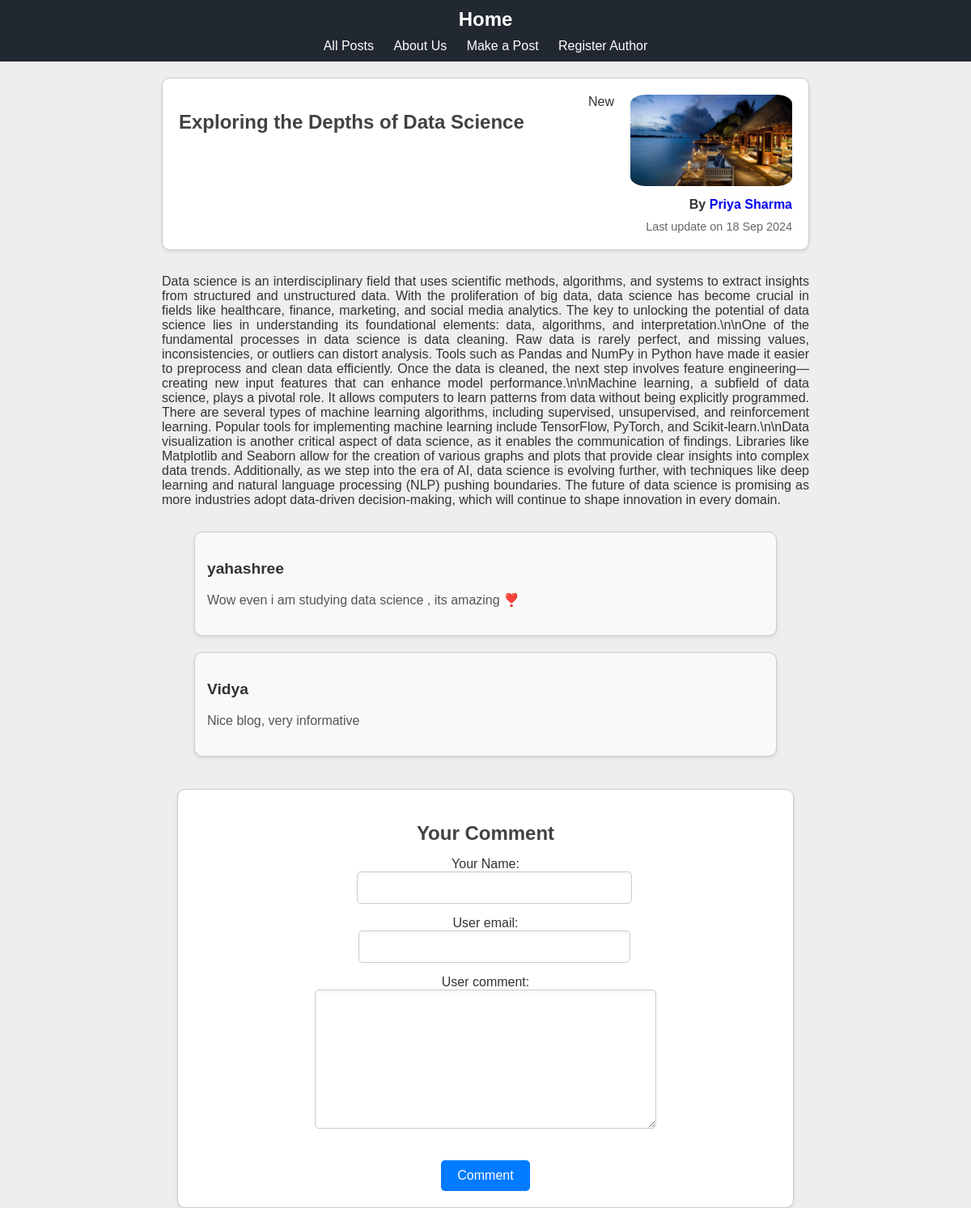
The app's page /blogs/found-love-in-the-himalayas with its own data.
### blogs/models.py (models this page shows, shortened)
class Post(models.Model):
    title = models.CharField(max_length=150)
    excerpt = models.CharField(max_length=200)
    image_name = models.ImageField(null=True,upload_to="data")
    date = models.DateField(auto_now=True)
    slug = models.SlugField(unique=True,db_index=True,default=" ",null=True)
    content = models.TextField(validators=[MinLengthValidator(10)])
    author = models.ForeignKey(Author,on_delete=models.SET_NULL,null=True)
    tags = models.ManyToManyField(Tag)

class Tag(models.Model):
    caption = models.CharField(max_length=30)

class Author(models.Model):
    first_name = models.CharField(max_length=100)
    last_name = models.CharField(max_length=100)
    email = models.EmailField()
    def __str__(self):
        return(f"{self.first_name} {self.last_name}")

class Comment(models.Model):
    user_name = models.CharField(max_length=50)
    user_email = models.EmailField(max_length=100)
    user_comment = models.TextField(validators=[MinLengthValidator(2)])
    post = models.ForeignKey(Post,on_delete=models.CASCADE,null=False)

### blogs/views.py (the view, shortened to what this page needs)
# urls.py: path("blogs/<slug:slug>",views.blog_details.as_view(),name="detailed-blog"),
class blog_details(View):
    def get(self,request,slug):
        identified_post = Post.objects.get(slug = slug)
        post_tags = identified_post.tags.all()
        form = commentForm()
        comments = identified_post.comment_set.all()
        return render(request, "blogs/detailed-post.html"
                      ,{"identified_blog":identified_post,
                                "post_tags" : post_tags
                                ,"form":form,
                                "comments":comments}
                                )

### blogs/forms.py
class commentForm(forms.ModelForm):
    class Meta():
        model = Comment
        exclude = ["post"]
        labels = {
            "user_name": "Your Name"
        }

### blogs/templates/blogs/detailed-post.html (shortened to what this page needs)
{% extends "base.html" %}
{% load static%}
{% block styles_sheet %}
    <link rel="stylesheet" href="{% static 'blogs/detailed-post.css' %}">
{%endblock%}
{% block content%}
<section id="summary">
    <h2>{{identified_blog.title}}</h2>
    <div>
        {% for tag in post_tags %}
            <span>{{tag.caption}}</span>
        {% endfor %}
    </div>
    <article>
        <img src="{{identified_blog.image_name.url}}" alt="{{identified_blog.title}}" />
        <address>By <a href="mailto: {{identified_blog.author.email}}"> {{identified_blog.author}} </a> </address>
        <div id="update">
            Last update on <time>{{identified_blog.date| date:"d M Y"}}</time>
        </div>
    </article>
</section>
<main id ="main-blog">
    <p>{{identified_blog.content|linebreaks}}</p>
</main>
<div id="user_comments">
    {% for comment in comments %}
        <div class="comment-box">
            <h3>{{comment.user_name}}</h3>
            <p>{{comment.user_comment}}</p>
        </div>
    {% endfor %}
</div>
<section id="comments-section">
    <h2>Your Comment</h2>
    <form method="post",action="{% url "detailed-blog" identified_blog.slug %}" >
        {{form}}
        <button>Comment</button>
    </form>
</section>
{%endblock%}

### templates/base.html (shortened to what this page needs)
<!DOCTYPE html>
{% load static %}
<html>
    <head>
        <link rel="stylesheet" href="{% static 'app.css' %}">
        {%block styles_sheet %} {%endblock%}
    </head>
    <body>
        <header id="main-navigation">
            <h1>
                <a href="{% url "starting-page" %}">Home</a>
            </h1>
            <nav>
                <a href="{% url "all-blogs" %}">All Posts</a>
                <a href="{% url "about-us" %}">About Us</a>
                <a href="{% url "add_post" %}">Make a Post</a>
                <a href="{% url "add_author" %}">Register Author</a>
            </nav>
        </header>
        {%block content%} {%endblock%}
    </body>
</html>

### static/app.css (style rules this page uses)
body, html { margin: 0; padding: 0; font-family: Arial, sans-serif; background-color: #eeeeee; color: #333; }
header { background-color: #f0f0f0; color: #FFF; padding: 10px 20px; }
h1,h2 { color: #424242; }
#main-navigation { background-color: #222831; color: #fff; padding: 10px 20px; text-align: center; }
#main-navigation h1 { margin: 0; font-size: 24px; }
#main-navigation a { color: #fff; text-decoration: none; margin: 0 10px; }
nav { margin-top: 10px; }
a { text-decoration: none; }

### blogs/static/blogs/detailed-post.css (style rules this page uses)
#summary { margin-left: 200px; margin-right: 200px; margin-top: 20px; display: flex; flex-direction: row; align-items: flex-start; border: 1px solid #ccc; border-radius: 10px; padding: 20px; box-shadow: 0 2px 4px rgba(0, 0, 0, 0.1); margin-bottom: 30px; background-color: white; }
#summary h2 { flex: 1; font-size: 1.5em; font-weight: bold; margin-right: 20px; }
#summary img { border-radius: 10%; max-width: 200px; margin-left: 20px; }
#summary address, #summary #update { text-align: right; margin-top: 10px; }
#summary address { font-style: normal; font-weight: bold; }
#summary #update { font-size: 0.9em; color: #666; }
#main-blog { margin-left: 200px; margin-right: 200px; text-align: justify; }
#user_comments { margin-left: auto; margin-right: auto; margin-top: 30px; width: 60%; text-align: center; }
#user_comments .comment-box { margin-bottom: 20px; padding: 15px; border: 1px solid #ccc; border-radius: 10px; background-color: #f9f9f9; box-shadow: 0 2px 4px rgba(0, 0, 0, 0.1); text-align: left; }
#user_comments .comment-box h3 { font-size: 1.2em; font-weight: bold; color: #333; margin-bottom: 10px; }
#user_comments .comment-box p { font-size: 1em; color: #555; line-height: 1.5; }
#comments-section { margin-left: auto; margin-right: auto; margin-top: 40px; width: 60%; padding: 20px; border: 1px solid #ccc; border-radius: 10px; background-color: white; box-shadow: 0 2px 4px rgba(0, 0, 0, 0.1); text-align: center; }
#comments-section h2 { font-size: 1.5em; font-weight: bold; margin-bottom: 15px; }
#comments-section form { display: flex; flex-direction: column; align-items: center; }
#comments-section input, #comments-section textarea { width: 100%; max-width: 400px; padding: 10px; margin-bottom: 15px; border: 1px solid #ccc; border-radius: 5px; font-size: 1em; box-shadow: inset 0 2px 4px rgba(0, 0, 0, 0.05); }
#comments-section form button { margin-top: 20px; padding: 10px 20px; background-color: #007BFF; color: white; border: none; border-radius: 5px; cursor: pointer; font-size: 1em; }

### records on screen
Post: title "Exploring the Depths of Data Science", image_name (picture), author "Priya Sharma", date "18 Sep 2024", content "Data science is an interdisciplinary field that uses scientific methods, algorithms, and systems to extract insights from structured and unstructured data. With the proliferation of big data, data science has become crucial in fields like healthcare, finance, marketing, and social media analytics. The key to unlocking the potential of data science lies in understanding its foundational elements: data, algorithms, and interpretation.\\n\\nOne of the fundamental processes in data science is data cleaning. Raw data is rarely perfect, and missing values, inconsistencies, or outliers can distort analysis. Tools such as Pandas and NumPy in Python have made it easier to preprocess and clean data…"
Tag: caption "New"
Comment: user_name "yahashree", user_comment "Wow even i am studying data science , its amazing ❣️"
Comment: user_name "Vidya", user_comment "Nice blog, very informative"
